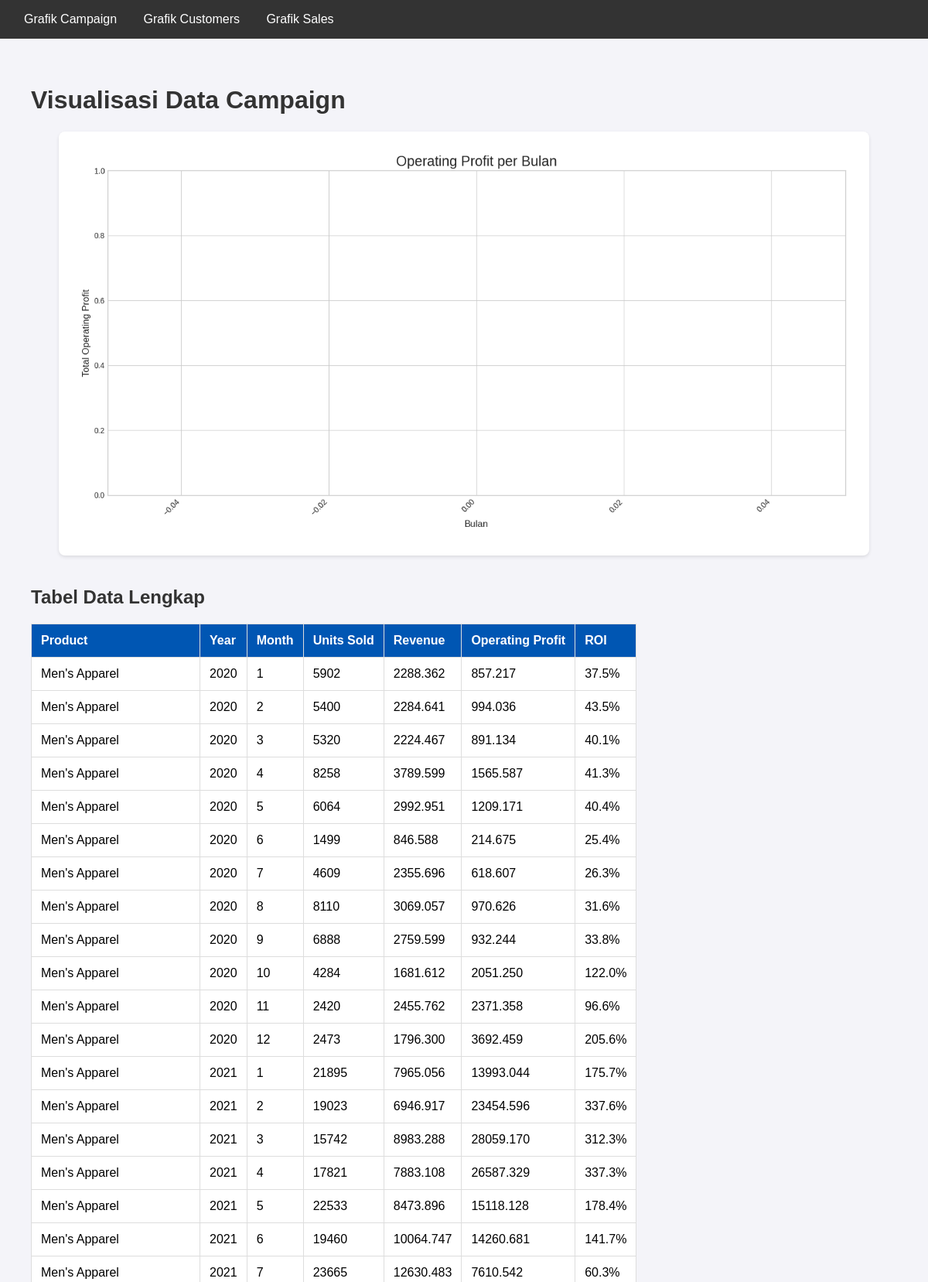
Page /campaign/chart/ (upper part) on the committed database.
### uasbi/models.py (models this page shows, shortened)
class FactCampaign(models.Model):
    product = models.CharField(max_length=255)
    year = models.IntegerField()
    month = models.IntegerField()
    units_sold = models.IntegerField()
    revenue = models.DecimalField(max_digits=15, decimal_places=3)
    operating_profit = models.DecimalField(max_digits=15, decimal_places=3)
    roi = models.CharField(max_length=10)

### uasbi/views.py (the view)
# urls.py: path('campaign/chart/', views.tampil_fact_campaign_chart, name='tampil_campaign_chart'),
def tampil_fact_campaign_chart(request):
    chart_base64 = None
    try:
        campaign_data = FactCampaign.objects.all().values()
        if campaign_data:
            df = pd.DataFrame.from_records(campaign_data)
            grouped_data = df.groupby(['year', 'month'])['operating_profit'].sum().reset_index()
            month_map = {1: 'Jan', 2: 'Feb', 3: 'Mar', 4: 'Apr', 5: 'Mei', 6: 'Jun',
                         7: 'Jul', 8: 'Agu', 9: 'Sep', 10: 'Okt', 11: 'Nov', 12: 'Des'}
            grouped_data['month_name'] = grouped_data['month'].map(month_map)
            grouped_data['month'] = pd.Categorical(grouped_data['month_name'], categories=month_map.values(), ordered=True)
            plt.style.use('seaborn-v0_8-whitegrid')
            fig, ax = plt.subplots(figsize=(14, 7))
            sns.lineplot(
                data=grouped_data,
                x='month',
                y='operating_profit',
                hue='year', # Warna garis berbeda untuk setiap tahun
                palette='viridis', # Gunakan palet warna yang berbeda
                marker='o',
                ax=ax
            )
            ax.set_title('Operating Profit per Bulan', fontsize=18)
            ax.set_xlabel('Bulan', fontsize=12)
            ax.set_ylabel('Total Operating Profit', fontsize=12)
            plt.xticks(rotation=45, ha='right')
            ax.margins(x=0)
            plt.tight_layout()
            buf = io.BytesIO()
            plt.savefig(buf, format='png')
            buf.seek(0)
            chart_base64 = base64.b64encode(buf.read()).decode('utf-8')
            buf.close()
    except Exception as e:
        print(f"Error creating campaign chart: {e}")
    finally:
        plt.close()
    konteks = {
        'judul_halaman': 'Visualisasi Data Campaign',
        'chart_base64': chart_base64,
        'campaign_data': FactCampaign.objects.all()
    }
    return render(request, 'factcampaign_chart.html', konteks)

### uasbi/templates/factcampaign_chart.html (shortened to what this page needs)
<!DOCTYPE html>
<html lang="en">
<head>
</head>
<body>
  <nav>
    <a href="{% url 'tampil_campaign_chart' %}">Grafik Campaign</a>
    <a href="{% url 'tampil_customers_chart' %}">Grafik Customers</a>
    <a href="{% url 'tampil_sales_chart' %}">Grafik Sales</a>
  </nav>
  <div class="container">
    <h1>{{ judul_halaman }}</h1>
    <div class="chart-container">
      {% if chart_base64 %}
      <img alt="Grafik Operating Profit Campaign">
      {% else %}
      <p>Tidak ada data yang cukup untuk membuat grafik.</p>
      {% endif %}
    </div>
    <h2>Tabel Data Lengkap</h2>
    <table>
      <thead>
        <tr>
          <th>Product</th>
          <th>Year</th>
          <th>Month</th>
          <th>Units Sold</th>
          <th>Revenue</th>
          <th>Operating Profit</th>
          <th>ROI</th>
        </tr>
      </thead>
      <tbody>
        {% for item in campaign_data %}
        <tr>
          <td>{{ item.product }}</td>
          <td>{{ item.year }}</td>
          <td>{{ item.month }}</td>
          <td>{{ item.units_sold }}</td>
          <td>{{ item.revenue }}</td>
          <td>{{ item.operating_profit }}</td>
          <td>{{ item.roi }}</td>
        </tr>
        {% empty %}
        <tr>
          <td colspan="7">Tidak ada data untuk ditampilkan.</td>
        </tr>
        {% endfor %}
      </tbody>
    </table>
  </div>
</body>
</html>

### uasbi/templates/factcampaign_chart.html (style rules this page uses)
body { font-family: sans-serif; margin: 0; background-color: #f4f4f9; }
.container { padding: 40px; }
nav { background-color: #333; padding: 1rem; }
nav a { color: white; text-decoration: none; margin: 0 15px; }
h1, h2 { color: #333; }
.chart-container { width: 90%; max-width: 1200px; margin: auto; padding: 20px; background-color: white; border-radius: 8px; box-shadow: 0 2px 4px rgba(0, 0, 0, 0.1); margin-bottom: 40px; text-align: center; }
.chart-container img { max-width: 100%; height: auto; }
table, th, td { border: 1px solid #ddd; border-collapse: collapse; padding: 12px; text-align: left; background-color: white; }
th { background-color: #0056b3; color: white; }

### rows in the picture
FactCampaign: product "Men's Apparel", year "2020", month "1", units_sold "5902", revenue "2288.362", operating_profit "857.217", roi "37.5%"
FactCampaign: product "Men's Apparel", year "2020", month "2", units_sold "5400", revenue "2284.641", operating_profit "994.036", roi "43.5%"
FactCampaign: product "Men's Apparel", year "2020", month "3", units_sold "5320", revenue "2224.467", operating_profit "891.134", roi "40.1%"
FactCampaign: product "Men's Apparel", year "2020", month "4", units_sold "8258", revenue "3789.599", operating_profit "1565.587", roi "41.3%"
FactCampaign: product "Men's Apparel", year "2020", month "5", units_sold "6064", revenue "2992.951", operating_profit "1209.171", roi "40.4%"
FactCampaign: product "Men's Apparel", year "2020", month "6", units_sold "1499", revenue "846.588", operating_profit "214.675", roi "25.4%"
FactCampaign: product "Men's Apparel", year "2020", month "7", units_sold "4609", revenue "2355.696", operating_profit "618.607", roi "26.3%"
FactCampaign: product "Men's Apparel", year "2020", month "8", units_sold "8110", revenue "3069.057", operating_profit "970.626", roi "31.6%"
FactCampaign: product "Men's Apparel", year "2020", month "9", units_sold "6888", revenue "2759.599", operating_profit "932.244", roi "33.8%"
FactCampaign: product "Men's Apparel", year "2020", month "10", units_sold "4284", revenue "1681.612", operating_profit "2051.250", roi "122.0%"
FactCampaign: product "Men's Apparel", year "2020", month "11", units_sold "2420", revenue "2455.762", operating_profit "2371.358", roi "96.6%"
FactCampaign: product "Men's Apparel", year "2020", month "12", units_sold "2473", revenue "1796.300", operating_profit "3692.459", roi "205.6%"
FactCampaign: product "Men's Apparel", year "2021", month "1", units_sold "21895", revenue "7965.056", operating_profit "13993.044", roi "175.7%"
FactCampaign: product "Men's Apparel", year "2021", month "2", units_sold "19023", revenue "6946.917", operating_profit "23454.596", roi "337.6%"
FactCampaign: product "Men's Apparel", year "2021", month "3", units_sold "15742", revenue "8983.288", operating_profit "28059.170", roi "312.3%"
FactCampaign: product "Men's Apparel", year "2021", month "4", units_sold "17821", revenue "7883.108", operating_profit "26587.329", roi "337.3%"
FactCampaign: product "Men's Apparel", year "2021", month "5", units_sold "22533", revenue "8473.896", operating_profit "15118.128", roi "178.4%"
FactCampaign: product "Men's Apparel", year "2021", month "6", units_sold "19460", revenue "10064.747", operating_profit "14260.681", roi "141.7%"
FactCampaign: product "Men's Apparel", year "2021", month "7", units_sold "23665", revenue "12630.483", operating_profit "7610.542", roi "60.3%"

### other values in the picture
{{ judul_halaman }} "Visualisasi Data Campaign"
